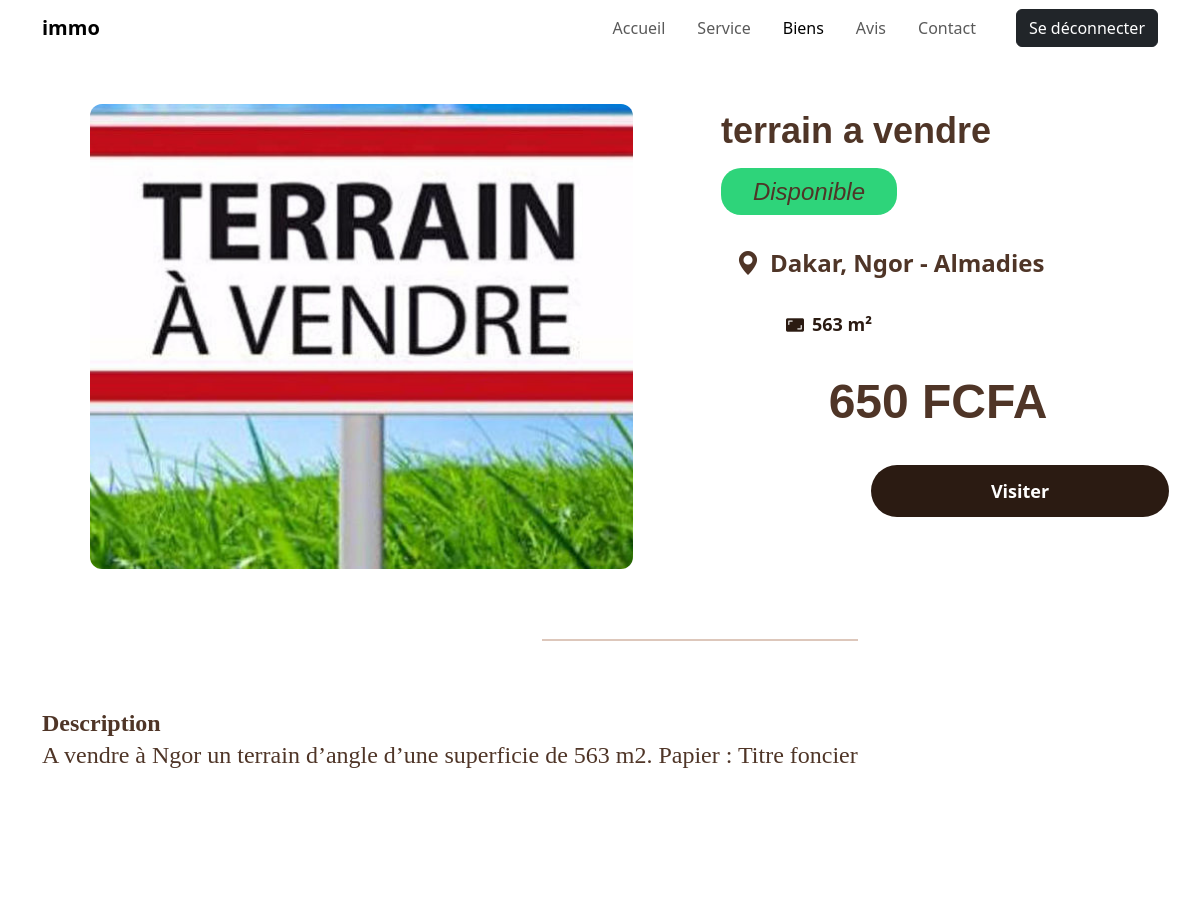
/pages/detail_bien.php?id=7 (signed in, upper part), run on an earlier commit of the app's database.
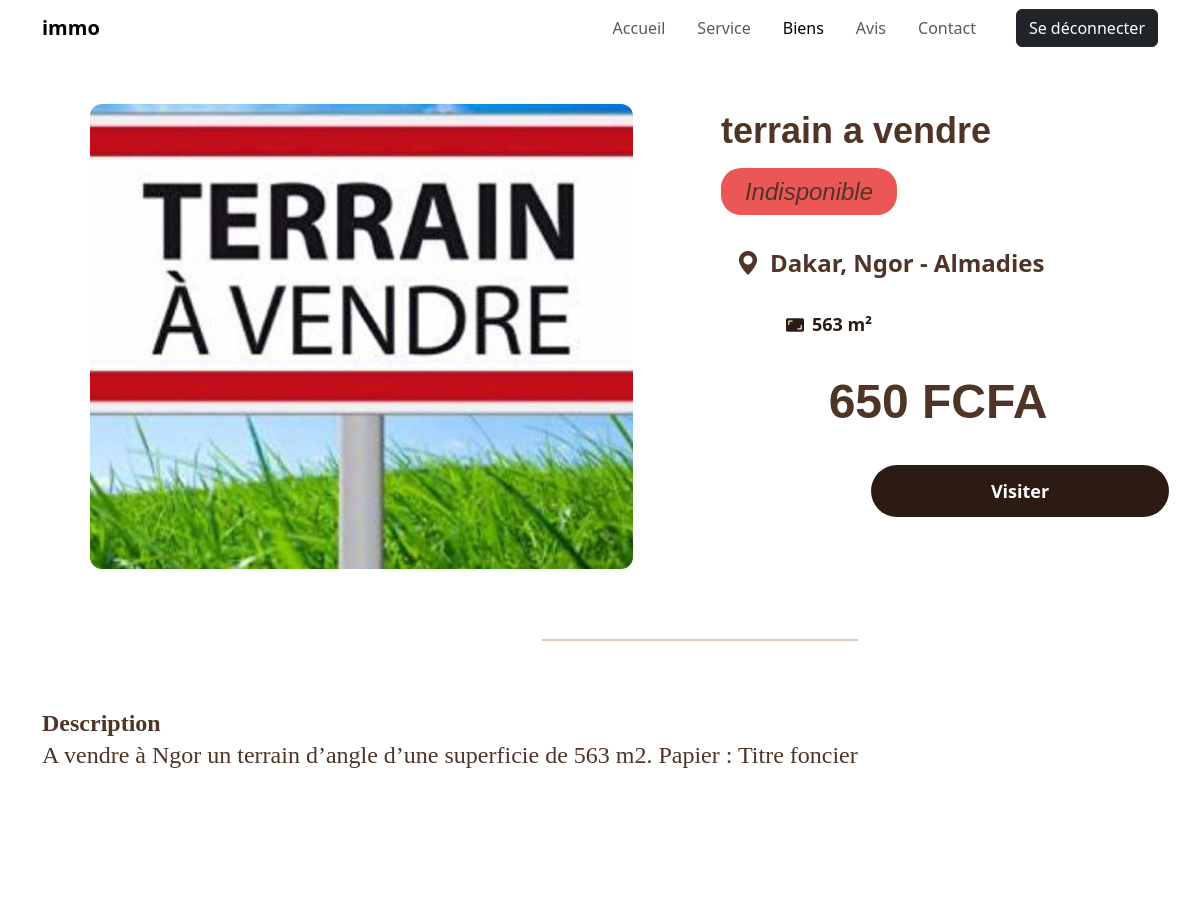
And on a later commit of the database.
### tables this page shows
CREATE TABLE `bien` (
  `idbien` int(11) NOT NULL,
  `titre` varchar(100) NOT NULL,
  `description` text NOT NULL,
  `photo` varchar(255) NOT NULL,
  `type` varchar(100) NOT NULL,
  `surface` double NOT NULL,
  `prix` double NOT NULL,
  `localisation` varchar(255) NOT NULL,
  `status` varchar(100) NOT NULL,
  `date_creation` datetime NOT NULL DEFAULT current_timestamp()
);

### CRUD/biendModel.php (called while the page is built, shortened)
<?php
require_once("con_db.php");
function getBienById($id)
{
    global $con;
    $sql = "SELECT * FROM bien WHERE idbien = ?";
    $stmt = $con->prepare($sql);
    if ($stmt) {
        $stmt->bind_param("i", $id);
        $stmt->execute();
        $result = $stmt->get_result();
        return $result->fetch_assoc();
    }
    return null;
}
?>

### pages/detail_bien.php (the view, shortened to what this page needs)
<?php
require_once __DIR__ . '../../CRUD/crud_notification.php';
include_once("../CRUD/biendModel.php");
$bien = getBienById($_GET['id']);
?>
<!DOCTYPE html>
<html lang="fr">
<head>
  <link href="https://cdn.jsdelivr.net/npm/bootstrap@5.3.0/dist/css/bootstrap.min.css" rel="stylesheet">
  <link href="https://cdn.jsdelivr.net/npm/bootstrap-icons@1.10.5/font/bootstrap-icons.css" rel="stylesheet">
  <link rel="stylesheet" href="../css/detail_bien.css">
</head>
<body>
  <nav class="navbar navbar-expand-lg">
    <div class="container">
      <a class="navbar-brand" href="#">immo</a>
      <div class="collapse navbar-collapse justify-content-end" id="navbarNav">
        <ul class="navbar-nav me-3">
          <li class="nav-item"><a class="nav-link" href="../index.php">Accueil</a></li>
          <li class="nav-item"><a class="nav-link" href="../index.php?section2">Service</a></li>
          <li class="nav-item"><a class="nav-link active" href="../index.php?sectionbien">Biens</a></li>
          <li class="nav-item"><a class="nav-link" href="#">Avis</a></li>
          <li class="nav-item"><a class="nav-link" href="#contact">Contact</a></li>
        </ul>
        <a href="../CRUD/deconnexion.php" style="text-decoration: none; color: white"><button class="btn btn-dark" id="btn-deconnecter">Se déconnecter</button></a>
      </div>
    </div>
  </nav>
  <div class="container mt-5">
    <div class="detail-container mt-5">
      <img src="http://localhost/project_immo/CRUD/<?= $bien['photo'] ?>" alt="Hébergement" class="hebergement-img mx-5">
      <div class="hebergement-info">
        <div class="hebergement-titre"><?= $bien['titre'] ?></div>
        <button class="<?= $bien['status']=='en visite' ? "visite" : ucfirst($bien['status']) ?>"><?= ucfirst($bien['status']) ?></button>
        <div class="localisation">
          <i class="bi bi-geo-alt-fill"></i> <?= htmlspecialchars($bien['localisation']) ?>
        </div>
        <div class="infos">
          <div class="info-item">
            <i class="bi bi-aspect-ratio-fill"></i> <?= htmlspecialchars($bien['surface']) ?> m²
          </div>
        </div>
        <div class="prix"><?= $bien['prix'] ?> FCFA</div>
        <button class="btn-visiter"><a href="#form" style="text-decoration: none; color: white">Visiter</a></button>
      </div>
    </div>
    <div style="height:2px;background-color:#DDC7BB;margin-left:500px;margin-right:300px;margin-top:70px;"></div>
    <h5 style="font-family: Montserrat;font-weight: 800;font-size: 24px;line-height: 100%;margin-top:70px;color: #4F3527; ">Description</h5>
    <p style="font-family: Montserrat;font-weight:400;font-size: 24px;line-height: 100%;color: #4F3527;"><?= $bien['description'] ?> </p> <br><br><br><br><br>
    <?php require_once("footer.php"); ?>

What changed in the data, as far as the page shows it:
changed bien "terrain a vendre": status "Disponible" → "Indisponible"
